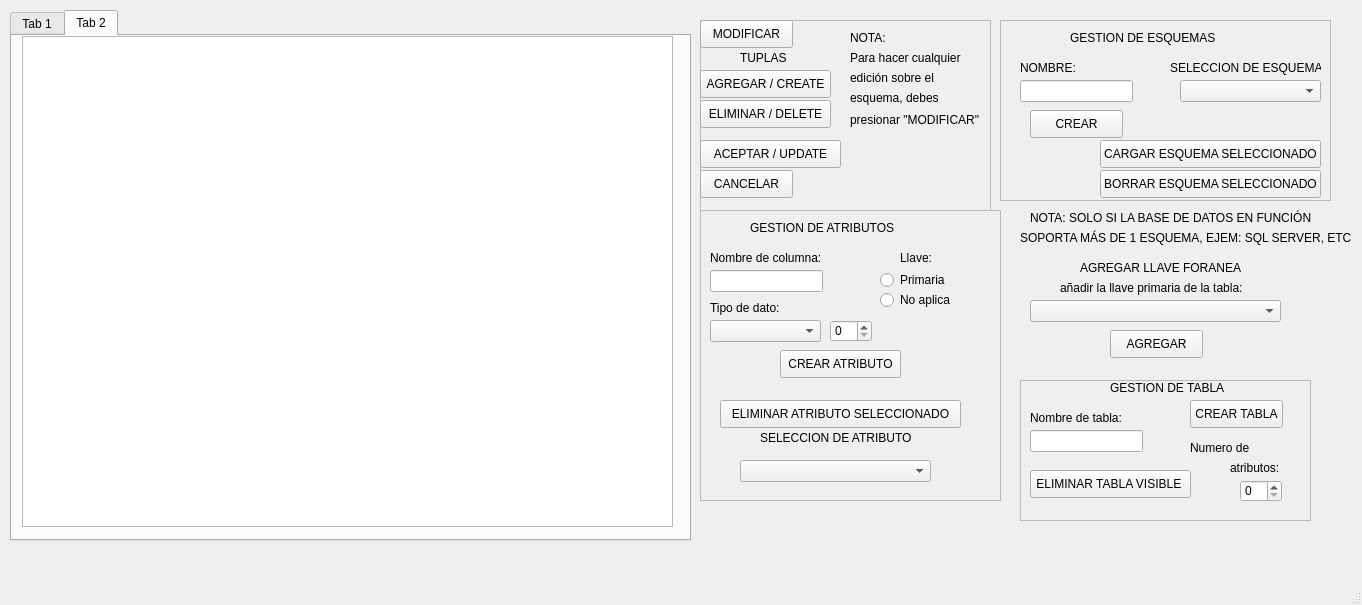
<?xml version="1.0" encoding="UTF-8"?>
<ui version="4.0">
 <class>MainWindow</class>
 <widget class="QMainWindow" name="MainWindow">
  <property name="geometry">
   <rect>
    <x>0</x>
    <y>0</y>
    <width>1362</width>
    <height>605</height>
   </rect>
  </property>
  <property name="windowTitle">
   <string>SGBD-CRUD</string>
  </property>
  <widget class="QWidget" name="centralwidget">
   <widget class="QFrame" name="frame">
    <property name="geometry">
     <rect>
      <x>700</x>
      <y>20</y>
      <width>291</width>
      <height>191</height>
     </rect>
    </property>
    <property name="frameShape">
     <enum>QFrame::StyledPanel</enum>
    </property>
    <property name="frameShadow">
     <enum>QFrame::Raised</enum>
    </property>
    <widget class="QPushButton" name="AGREGARbtn">
     <property name="geometry">
      <rect>
       <x>0</x>
       <y>50</y>
       <width>131</width>
       <height>28</height>
      </rect>
     </property>
     <property name="text">
      <string>AGREGAR / CREATE</string>
     </property>
    </widget>
    <widget class="QPushButton" name="ELIMINARbtn">
     <property name="geometry">
      <rect>
       <x>0</x>
       <y>80</y>
       <width>131</width>
       <height>28</height>
      </rect>
     </property>
     <property name="text">
      <string>ELIMINAR / DELETE</string>
     </property>
    </widget>
    <widget class="QPushButton" name="CANCELARbtn">
     <property name="geometry">
      <rect>
       <x>0</x>
       <y>150</y>
       <width>93</width>
       <height>28</height>
      </rect>
     </property>
     <property name="text">
      <string>CANCELAR</string>
     </property>
    </widget>
    <widget class="QPushButton" name="ACEPTARbtn">
     <property name="geometry">
      <rect>
       <x>0</x>
       <y>120</y>
       <width>141</width>
       <height>28</height>
      </rect>
     </property>
     <property name="text">
      <string>ACEPTAR / UPDATE</string>
     </property>
    </widget>
    <widget class="QPushButton" name="MODIFICARbtn">
     <property name="geometry">
      <rect>
       <x>0</x>
       <y>0</y>
       <width>93</width>
       <height>28</height>
      </rect>
     </property>
     <property name="text">
      <string>MODIFICAR</string>
     </property>
    </widget>
    <widget class="QLabel" name="label">
     <property name="geometry">
      <rect>
       <x>150</x>
       <y>10</y>
       <width>55</width>
       <height>16</height>
      </rect>
     </property>
     <property name="text">
      <string>NOTA:</string>
     </property>
    </widget>
    <widget class="QLabel" name="label_2">
     <property name="geometry">
      <rect>
       <x>150</x>
       <y>30</y>
       <width>121</width>
       <height>16</height>
      </rect>
     </property>
     <property name="text">
      <string>Para hacer cualquier</string>
     </property>
    </widget>
    <widget class="QLabel" name="label_3">
     <property name="geometry">
      <rect>
       <x>150</x>
       <y>50</y>
       <width>91</width>
       <height>16</height>
      </rect>
     </property>
     <property name="text">
      <string>edición sobre el</string>
     </property>
    </widget>
    <widget class="QLabel" name="label_4">
     <property name="geometry">
      <rect>
       <x>150</x>
       <y>70</y>
       <width>121</width>
       <height>16</height>
      </rect>
     </property>
     <property name="text">
      <string>esquema, debes </string>
     </property>
    </widget>
    <widget class="QLabel" name="label_5">
     <property name="geometry">
      <rect>
       <x>150</x>
       <y>90</y>
       <width>141</width>
       <height>20</height>
      </rect>
     </property>
     <property name="text">
      <string>presionar &quot;MODIFICAR&quot;</string>
     </property>
    </widget>
    <widget class="QLabel" name="label_8">
     <property name="geometry">
      <rect>
       <x>40</x>
       <y>30</y>
       <width>51</width>
       <height>16</height>
      </rect>
     </property>
     <property name="text">
      <string>TUPLAS</string>
     </property>
    </widget>
   </widget>
   <widget class="QTabWidget" name="tabWidget">
    <property name="geometry">
     <rect>
      <x>10</x>
      <y>10</y>
      <width>681</width>
      <height>531</height>
     </rect>
    </property>
    <property name="currentIndex">
     <number>1</number>
    </property>
    <widget class="QWidget" name="tab">
     <attribute name="title">
      <string>Tab 1</string>
     </attribute>
     <widget class="QTableWidget" name="tableWidget">
      <property name="geometry">
       <rect>
        <x>10</x>
        <y>10</y>
        <width>651</width>
        <height>491</height>
       </rect>
      </property>
     </widget>
    </widget>
    <widget class="QWidget" name="tab_2">
     <attribute name="title">
      <string>Tab 2</string>
     </attribute>
     <widget class="QTableWidget" name="tableWidget_2">
      <property name="geometry">
       <rect>
        <x>10</x>
        <y>0</y>
        <width>651</width>
        <height>491</height>
       </rect>
      </property>
     </widget>
    </widget>
   </widget>
   <widget class="QFrame" name="frame_2">
    <property name="geometry">
     <rect>
      <x>1020</x>
      <y>380</y>
      <width>291</width>
      <height>141</height>
     </rect>
    </property>
    <property name="frameShape">
     <enum>QFrame::StyledPanel</enum>
    </property>
    <property name="frameShadow">
     <enum>QFrame::Raised</enum>
    </property>
    <widget class="QPushButton" name="btn_CrearTabla">
     <property name="geometry">
      <rect>
       <x>170</x>
       <y>20</y>
       <width>93</width>
       <height>28</height>
      </rect>
     </property>
     <property name="text">
      <string>CREAR TABLA</string>
     </property>
    </widget>
    <widget class="QLabel" name="label_9">
     <property name="geometry">
      <rect>
       <x>90</x>
       <y>0</y>
       <width>121</width>
       <height>16</height>
      </rect>
     </property>
     <property name="text">
      <string>GESTION DE TABLA</string>
     </property>
    </widget>
    <widget class="QPushButton" name="btn_BorrarTabla">
     <property name="geometry">
      <rect>
       <x>10</x>
       <y>90</y>
       <width>161</width>
       <height>28</height>
      </rect>
     </property>
     <property name="text">
      <string>ELIMINAR TABLA VISIBLE </string>
     </property>
    </widget>
    <widget class="QLabel" name="label_14">
     <property name="geometry">
      <rect>
       <x>10</x>
       <y>30</y>
       <width>111</width>
       <height>16</height>
      </rect>
     </property>
     <property name="text">
      <string>Nombre de tabla:</string>
     </property>
    </widget>
    <widget class="QLineEdit" name="le_NTabla">
     <property name="geometry">
      <rect>
       <x>10</x>
       <y>50</y>
       <width>113</width>
       <height>22</height>
      </rect>
     </property>
    </widget>
    <widget class="QSpinBox" name="spinBox_numatributo">
     <property name="geometry">
      <rect>
       <x>220</x>
       <y>100</y>
       <width>42</width>
       <height>22</height>
      </rect>
     </property>
    </widget>
    <widget class="QLabel" name="label_20">
     <property name="geometry">
      <rect>
       <x>170</x>
       <y>60</y>
       <width>71</width>
       <height>16</height>
      </rect>
     </property>
     <property name="text">
      <string>Numero de</string>
     </property>
    </widget>
    <widget class="QLabel" name="label_21">
     <property name="geometry">
      <rect>
       <x>210</x>
       <y>80</y>
       <width>61</width>
       <height>16</height>
      </rect>
     </property>
     <property name="text">
      <string>atributos:</string>
     </property>
    </widget>
   </widget>
   <widget class="QFrame" name="frame_3">
    <property name="geometry">
     <rect>
      <x>700</x>
      <y>210</y>
      <width>301</width>
      <height>291</height>
     </rect>
    </property>
    <property name="frameShape">
     <enum>QFrame::StyledPanel</enum>
    </property>
    <property name="frameShadow">
     <enum>QFrame::Raised</enum>
    </property>
    <widget class="QLineEdit" name="le_NTupla">
     <property name="geometry">
      <rect>
       <x>10</x>
       <y>60</y>
       <width>113</width>
       <height>22</height>
      </rect>
     </property>
    </widget>
    <widget class="QPushButton" name="btn_BorrarAtri">
     <property name="geometry">
      <rect>
       <x>20</x>
       <y>190</y>
       <width>241</width>
       <height>28</height>
      </rect>
     </property>
     <property name="text">
      <string>ELIMINAR ATRIBUTO SELECCIONADO</string>
     </property>
    </widget>
    <widget class="QLabel" name="label_10">
     <property name="geometry">
      <rect>
       <x>50</x>
       <y>10</y>
       <width>151</width>
       <height>16</height>
      </rect>
     </property>
     <property name="text">
      <string>GESTION DE ATRIBUTOS</string>
     </property>
    </widget>
    <widget class="QLabel" name="label_15">
     <property name="geometry">
      <rect>
       <x>10</x>
       <y>40</y>
       <width>131</width>
       <height>16</height>
      </rect>
     </property>
     <property name="text">
      <string>Nombre de columna:</string>
     </property>
    </widget>
    <widget class="QPushButton" name="btn_CrearAtri">
     <property name="geometry">
      <rect>
       <x>80</x>
       <y>140</y>
       <width>121</width>
       <height>28</height>
      </rect>
     </property>
     <property name="text">
      <string>CREAR ATRIBUTO</string>
     </property>
    </widget>
    <widget class="QComboBox" name="cbox_tiposdatos">
     <property name="geometry">
      <rect>
       <x>10</x>
       <y>110</y>
       <width>111</width>
       <height>22</height>
      </rect>
     </property>
    </widget>
    <widget class="QLabel" name="label_18">
     <property name="geometry">
      <rect>
       <x>10</x>
       <y>90</y>
       <width>91</width>
       <height>16</height>
      </rect>
     </property>
     <property name="text">
      <string>Tipo de dato:</string>
     </property>
    </widget>
    <widget class="QLabel" name="label_19">
     <property name="geometry">
      <rect>
       <x>200</x>
       <y>40</y>
       <width>55</width>
       <height>16</height>
      </rect>
     </property>
     <property name="text">
      <string>Llave:</string>
     </property>
    </widget>
    <widget class="QRadioButton" name="radioButton_primario">
     <property name="geometry">
      <rect>
       <x>180</x>
       <y>60</y>
       <width>95</width>
       <height>20</height>
      </rect>
     </property>
     <property name="text">
      <string>Primaria</string>
     </property>
    </widget>
    <widget class="QRadioButton" name="radioButton_noaplica">
     <property name="geometry">
      <rect>
       <x>180</x>
       <y>80</y>
       <width>95</width>
       <height>20</height>
      </rect>
     </property>
     <property name="text">
      <string>No aplica</string>
     </property>
    </widget>
    <widget class="QLabel" name="label_23">
     <property name="geometry">
      <rect>
       <x>60</x>
       <y>220</y>
       <width>151</width>
       <height>16</height>
      </rect>
     </property>
     <property name="text">
      <string>SELECCION DE ATRIBUTO</string>
     </property>
    </widget>
    <widget class="QComboBox" name="cbox_atributo">
     <property name="geometry">
      <rect>
       <x>40</x>
       <y>250</y>
       <width>191</width>
       <height>22</height>
      </rect>
     </property>
    </widget>
    <widget class="QSpinBox" name="spinBox_atributo">
     <property name="geometry">
      <rect>
       <x>130</x>
       <y>110</y>
       <width>42</width>
       <height>22</height>
      </rect>
     </property>
    </widget>
   </widget>
   <widget class="QFrame" name="frame_4">
    <property name="geometry">
     <rect>
      <x>1000</x>
      <y>20</y>
      <width>331</width>
      <height>181</height>
     </rect>
    </property>
    <property name="frameShape">
     <enum>QFrame::StyledPanel</enum>
    </property>
    <property name="frameShadow">
     <enum>QFrame::Raised</enum>
    </property>
    <widget class="QPushButton" name="btn_CargarEsque">
     <property name="geometry">
      <rect>
       <x>100</x>
       <y>120</y>
       <width>221</width>
       <height>28</height>
      </rect>
     </property>
     <property name="text">
      <string>CARGAR ESQUEMA SELECCIONADO</string>
     </property>
    </widget>
    <widget class="QLabel" name="label_6">
     <property name="geometry">
      <rect>
       <x>170</x>
       <y>40</y>
       <width>151</width>
       <height>16</height>
      </rect>
     </property>
     <property name="text">
      <string>SELECCION DE ESQUEMA</string>
     </property>
    </widget>
    <widget class="QComboBox" name="cbox_Esque">
     <property name="geometry">
      <rect>
       <x>180</x>
       <y>60</y>
       <width>141</width>
       <height>22</height>
      </rect>
     </property>
    </widget>
    <widget class="QLabel" name="label_12">
     <property name="geometry">
      <rect>
       <x>20</x>
       <y>40</y>
       <width>55</width>
       <height>16</height>
      </rect>
     </property>
     <property name="text">
      <string>NOMBRE:</string>
     </property>
    </widget>
    <widget class="QLineEdit" name="nombre_esqueCrea">
     <property name="geometry">
      <rect>
       <x>20</x>
       <y>60</y>
       <width>113</width>
       <height>22</height>
      </rect>
     </property>
    </widget>
    <widget class="QPushButton" name="btn_CrearEsque">
     <property name="geometry">
      <rect>
       <x>30</x>
       <y>90</y>
       <width>93</width>
       <height>28</height>
      </rect>
     </property>
     <property name="text">
      <string>CREAR</string>
     </property>
    </widget>
    <widget class="QPushButton" name="btn_BorrarEsque">
     <property name="geometry">
      <rect>
       <x>100</x>
       <y>150</y>
       <width>221</width>
       <height>28</height>
      </rect>
     </property>
     <property name="text">
      <string>BORRAR ESQUEMA SELECCIONADO</string>
     </property>
    </widget>
    <widget class="QLabel" name="label_11">
     <property name="geometry">
      <rect>
       <x>70</x>
       <y>10</y>
       <width>151</width>
       <height>16</height>
      </rect>
     </property>
     <property name="text">
      <string>GESTION DE ESQUEMAS</string>
     </property>
    </widget>
   </widget>
   <widget class="QLabel" name="label_16">
    <property name="geometry">
     <rect>
      <x>1030</x>
      <y>210</y>
      <width>291</width>
      <height>16</height>
     </rect>
    </property>
    <property name="text">
     <string>NOTA: SOLO SI LA BASE DE DATOS EN FUNCIÓN </string>
    </property>
   </widget>
   <widget class="QLabel" name="label_17">
    <property name="geometry">
     <rect>
      <x>1020</x>
      <y>230</y>
      <width>331</width>
      <height>16</height>
     </rect>
    </property>
    <property name="text">
     <string>SOPORTA MÁS DE 1 ESQUEMA, EJEM: SQL SERVER, ETC.</string>
    </property>
   </widget>
   <widget class="QLabel" name="label_13">
    <property name="geometry">
     <rect>
      <x>1080</x>
      <y>260</y>
      <width>161</width>
      <height>16</height>
     </rect>
    </property>
    <property name="text">
     <string>AGREGAR LLAVE FORANEA</string>
    </property>
   </widget>
   <widget class="QLabel" name="label_22">
    <property name="geometry">
     <rect>
      <x>1060</x>
      <y>280</y>
      <width>201</width>
      <height>16</height>
     </rect>
    </property>
    <property name="text">
     <string>añadir la llave primaria de la tabla:</string>
    </property>
   </widget>
   <widget class="QComboBox" name="comboBox_TablasLlaves">
    <property name="geometry">
     <rect>
      <x>1030</x>
      <y>300</y>
      <width>251</width>
      <height>22</height>
     </rect>
    </property>
   </widget>
   <widget class="QPushButton" name="btn_AgregarLlave">
    <property name="geometry">
     <rect>
      <x>1110</x>
      <y>330</y>
      <width>93</width>
      <height>28</height>
     </rect>
    </property>
    <property name="text">
     <string>AGREGAR</string>
    </property>
   </widget>
  </widget>
  <widget class="QMenuBar" name="menubar">
   <property name="geometry">
    <rect>
     <x>0</x>
     <y>0</y>
     <width>1362</width>
     <height>26</height>
    </rect>
   </property>
  </widget>
  <widget class="QStatusBar" name="statusbar"/>
 </widget>
 <resources/>
 <connections/>
</ui>
